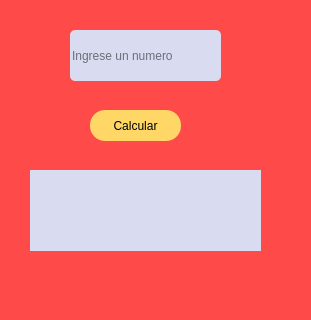
<?xml version="1.0" encoding="UTF-8"?>
<ui version="4.0">
 <class>MainWindow</class>
 <widget class="QMainWindow" name="MainWindow">
  <property name="geometry">
   <rect>
    <x>0</x>
    <y>0</y>
    <width>311</width>
    <height>320</height>
   </rect>
  </property>
  <property name="windowTitle">
   <string>MainWindow</string>
  </property>
  <property name="styleSheet">
   <string notr="true">background-color: rgb(254, 74, 73);</string>
  </property>
  <widget class="QWidget" name="centralwidget">
   <widget class="QPushButton" name="Calcular">
    <property name="geometry">
     <rect>
      <x>90</x>
      <y>110</y>
      <width>91</width>
      <height>31</height>
     </rect>
    </property>
    <property name="styleSheet">
     <string notr="true">QPushButton{
	background-color: rgb(254, 215, 102);
	border-radius: 15px;
	font: 75 10pt &quot;Perpetua&quot;;
	
}
QPushButton:hover{
	border:3px  solid rgb(254, 215, 102);
	
	color: rgb(255, 255, 255);
	background-color: rgb(0, 159, 183);
}</string>
    </property>
    <property name="text">
     <string>Calcular</string>
    </property>
   </widget>
   <widget class="QLabel" name="Resultado">
    <property name="geometry">
     <rect>
      <x>30</x>
      <y>170</y>
      <width>231</width>
      <height>81</height>
     </rect>
    </property>
    <property name="styleSheet">
     <string notr="true">background-color: rgb(217, 219, 241);
</string>
    </property>
    <property name="text">
     <string/>
    </property>
   </widget>
   <widget class="QLineEdit" name="Num">
    <property name="geometry">
     <rect>
      <x>70</x>
      <y>30</y>
      <width>151</width>
      <height>51</height>
     </rect>
    </property>
    <property name="styleSheet">
     <string notr="true">background-color: rgb(217, 219, 241);
border-radius:5px;</string>
    </property>
    <property name="placeholderText">
     <string>Ingrese un numero</string>
    </property>
   </widget>
  </widget>
  <widget class="QStatusBar" name="statusbar"/>
 </widget>
 <resources/>
 <connections/>
</ui>
